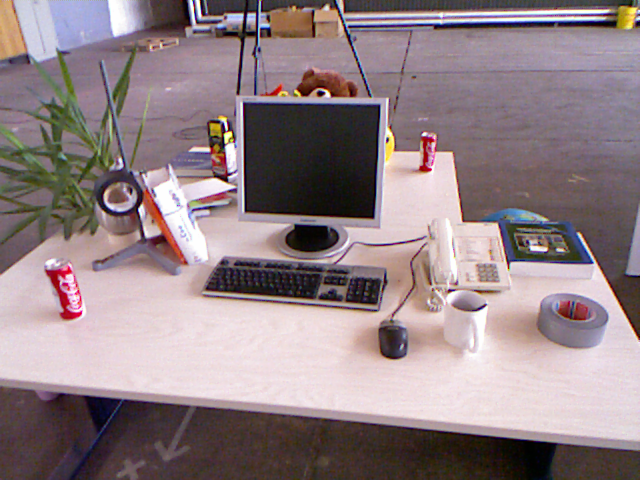
//> input picture 4_featuresMatch/1.png, 640 x 480 px
$ ./orb_cv   (built with g++ and OpenCV 4)
//> lines starting //> are read from the running program, lines starting //| are printed output that depends on the picture
#include <iostream>
#include <chrono>
#include <opencv2/opencv.hpp>

int main(int argc, char* argv[])
{
    cv::Mat img1 = cv::imread("1.png", CV_LOAD_IMAGE_COLOR);
//> img1 is the input picture: 480 rows x 640 cols, CV_8UC3; mean B, G, R 133.9, 129.9, 146.3
    cv::Mat img2 = cv::imread("2.png", CV_LOAD_IMAGE_COLOR);
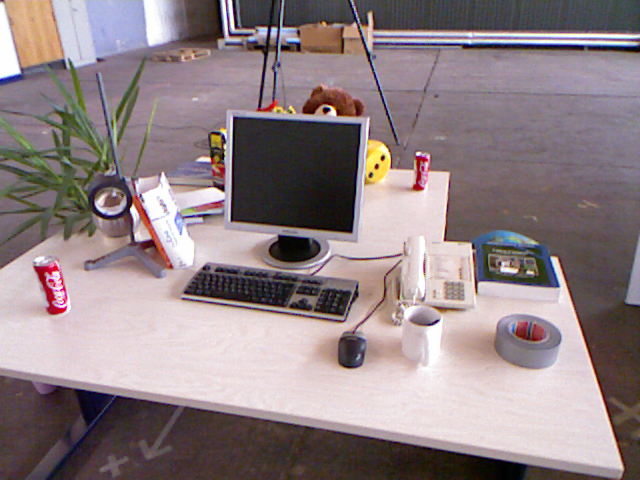
//> input picture 4_featuresMatch/2.png, 640 x 480 px
//> img2 is the input picture: 480 rows x 640 cols, CV_8UC3; mean B, G, R 133.1, 129.9, 144.4
    assert(img1.data != nullptr && img2.data != nullptr);

    std::vector<cv::KeyPoint> points1, points2;
    cv::Mat descriptors1, descriptors2;
    cv::Ptr<cv::FeatureDetector> detector = cv::ORB::create();
    cv::Ptr<cv::DescriptorExtractor> descriptor = cv::ORB::create();
    cv::Ptr<cv::DescriptorMatcher> matcher = cv::DescriptorMatcher::create("BruteForce-Hamming");

    std::chrono::steady_clock::time_point t1 = std::chrono::steady_clock::now();
    detector->detect(img1, points1);
//> points1 = 500 keypoints; strongest (x, y, size): (323, 93, 31), (322, 92, 37.2), (230, 132, 31), (226, 128, 31)
    detector->detect(img2, points2);
//> points2 = 500 keypoints; strongest (x, y, size): (329, 109, 31), (328, 109, 37.2), (383, 157, 31), (327, 109, 44.6)

    descriptor->compute(img1, points1, descriptors1);
    descriptor->compute(img2, points2, descriptors2);

    std::chrono::steady_clock::time_point t2 = std::chrono::steady_clock::now();
    std::chrono::duration<double> time_used = std::chrono::duration_cast<std::chrono::duration<double>>(t2 - t1);
    std::cout << "extract ORB cost: " << time_used.count() << " seconds." << std::endl;

    cv::Mat outimg1;
    cv::drawKeypoints(img1, points1, outimg1, cv::Scalar(0, 255, 0), cv::DrawMatchesFlags::DEFAULT);
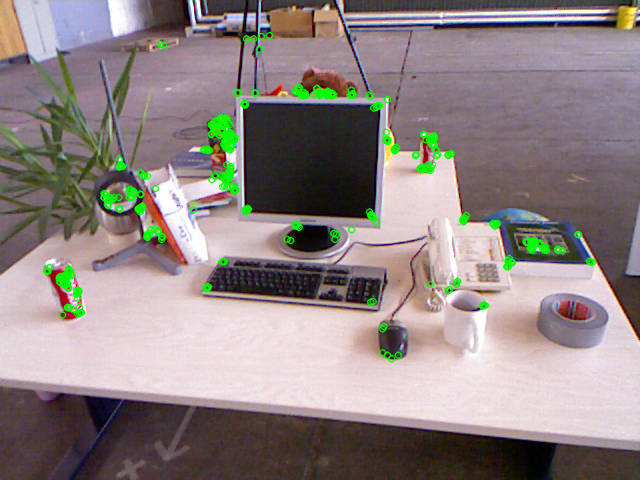
//> outimg1: 480 rows x 640 cols, CV_8UC3; mean B, G, R 131.6, 132.4, 143.4
    cv::imshow("ORB features", outimg1);

    // Step3: Matching
    std::vector<cv::DMatch> matches;
    t1 = std::chrono::steady_clock::now();
    matcher->match(descriptors1, descriptors2, matches);
//> matches = 500 matches
    t2 = std::chrono::steady_clock::now();
    time_used = std::chrono::duration_cast<std::chrono::duration<double>>(t2 - t1);
    std::cout << "match ORB cost: " << time_used.count() << " seconds." << std::endl;

    // Step4: Dist
    auto min_max = std::minmax_element(matches.begin(), matches.end(), [](const cv::DMatch &m1, const cv::DMatch &m2){ return m1.distance < m2.distance; });
    double min_dist = min_max.first->distance;
//> min_dist = 4
    double max_dist = min_max.second->distance;
//> max_dist = 94
    std::cout << "-- Max dist: " << max_dist << std::endl;
//| -- Max dist: 94
    std::cout << "-- Min dist: " << min_dist << std::endl;
//| -- Min dist: 4

    std::vector<cv::DMatch> good_matches;
    for (auto &m : matches)
    {
        if (m.distance < std::max(2*min_dist, 25.0))
        {
            good_matches.push_back(m);
        }
    }
//> after the loop, good_matches = 49 matches
    std::cout << "good_matches.size() = " << good_matches.size() << std::endl;
//| good_matches.size() = 49

    // Step5: Show
    cv::Mat img_match;
    cv::Mat img_good_match;
    cv::drawMatches(img1, points1, img2, points2, matches, img_match);
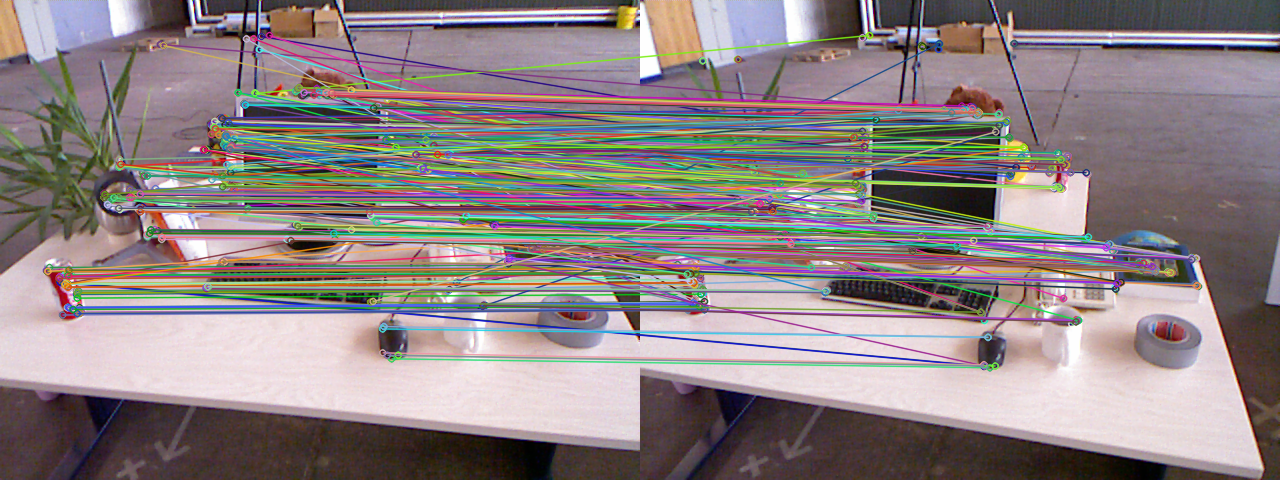
//> img_match: 480 rows x 1280 cols, CV_8UC3; mean B, G, R 132.1, 131.2, 141.9
    cv::drawMatches(img2, points2, img2, points2, good_matches, img_good_match);
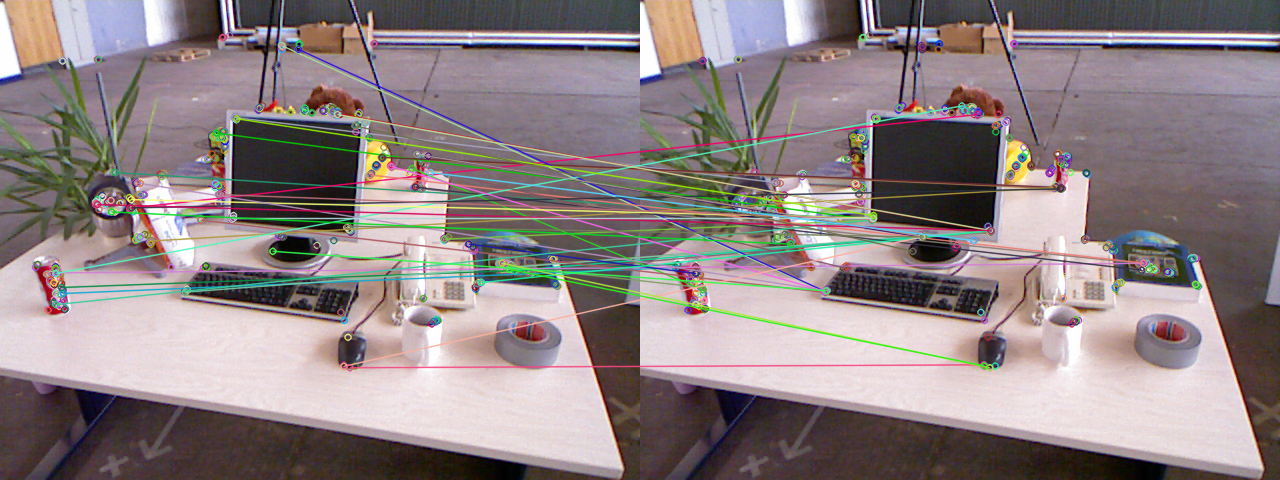
//> img_good_match: 480 rows x 1280 cols, CV_8UC3; mean B, G, R 132.7, 131.2, 143.3
    cv::imshow("img_match", img_match);
    cv::imshow("img_good_match", img_good_match);

    cv::waitKey(0);

    return 0;
}
